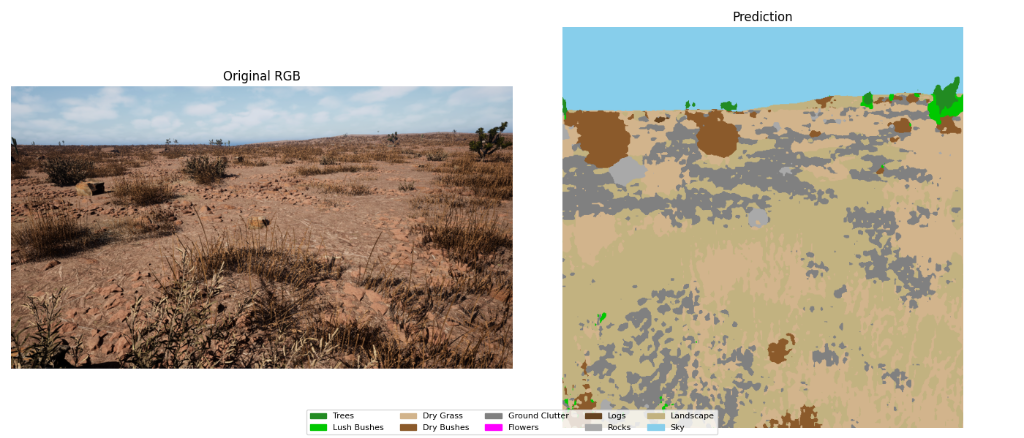
#> input picture runs/detail_visual.png, 1024 x 438 px
$ python visualize.py --img runs/detail_visual.png --mask runs/failure_visual.png
#> lines starting #> are read from the running program, lines starting #| are printed output that depends on the picture
# visualize.py
"""
Visualize segmentation predictions with high-contrast colors.
Usage: python visualize.py --img path/to/rgb.png --mask path/to/mask_pred.png
"""
import argparse
import numpy as np
import matplotlib.pyplot as plt
import matplotlib.patches as mpatches
from PIL import Image
from config import CLASS_COLORS, IDX2NAME, NUM_CLASSES


def show_prediction(img_path: str, pred_mask_path: str):
#> called with img_path = 'runs/detail_visual.png', pred_mask_path = 'runs/failure_visual.png'
    img   = np.array(Image.open(img_path).convert("RGB"))
    pred  = np.array(Image.open(pred_mask_path).convert("RGB"))
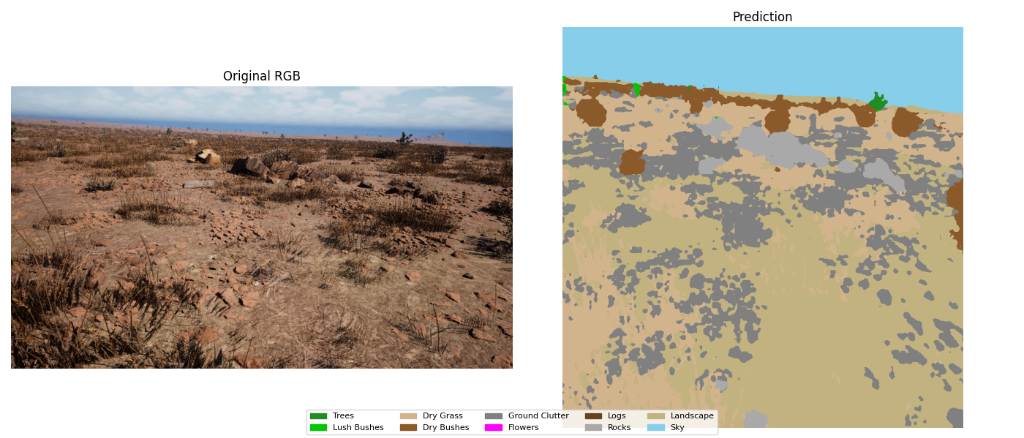
#> input picture runs/failure_visual.png, 1024 x 438 px

    fig, axes = plt.subplots(1, 2, figsize=(14, 6))
    axes[0].imshow(img);  axes[0].set_title("Original RGB");   axes[0].axis("off")
    axes[1].imshow(pred); axes[1].set_title("Prediction");     axes[1].axis("off")

    patches = [
        mpatches.Patch(color=np.array(CLASS_COLORS[i])/255, label=IDX2NAME[i])
        for i in range(NUM_CLASSES)
    ]
    fig.legend(handles=patches, loc="lower center", ncol=5, fontsize=8)
    plt.tight_layout()
    plt.show()
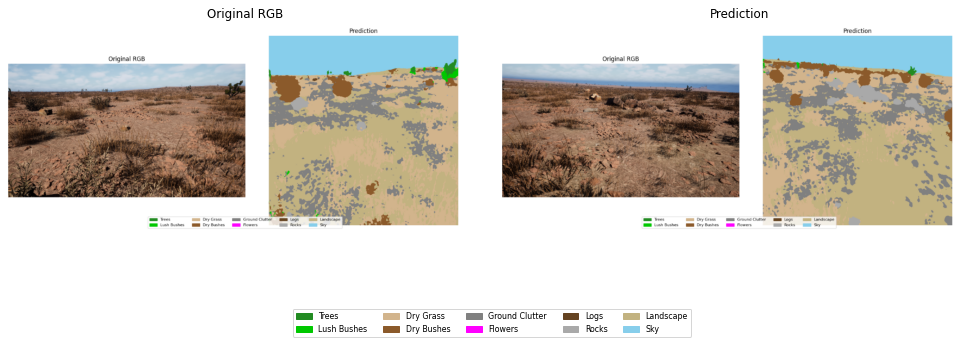
#> figure drawn by matplotlib, 2 panels


if __name__ == "__main__":
    parser = argparse.ArgumentParser()
    parser.add_argument("--img",  required=True, help="Path to RGB image")
    parser.add_argument("--mask", required=True, help="Path to prediction PNG")
    args = parser.parse_args()
    show_prediction(args.img, args.mask)
